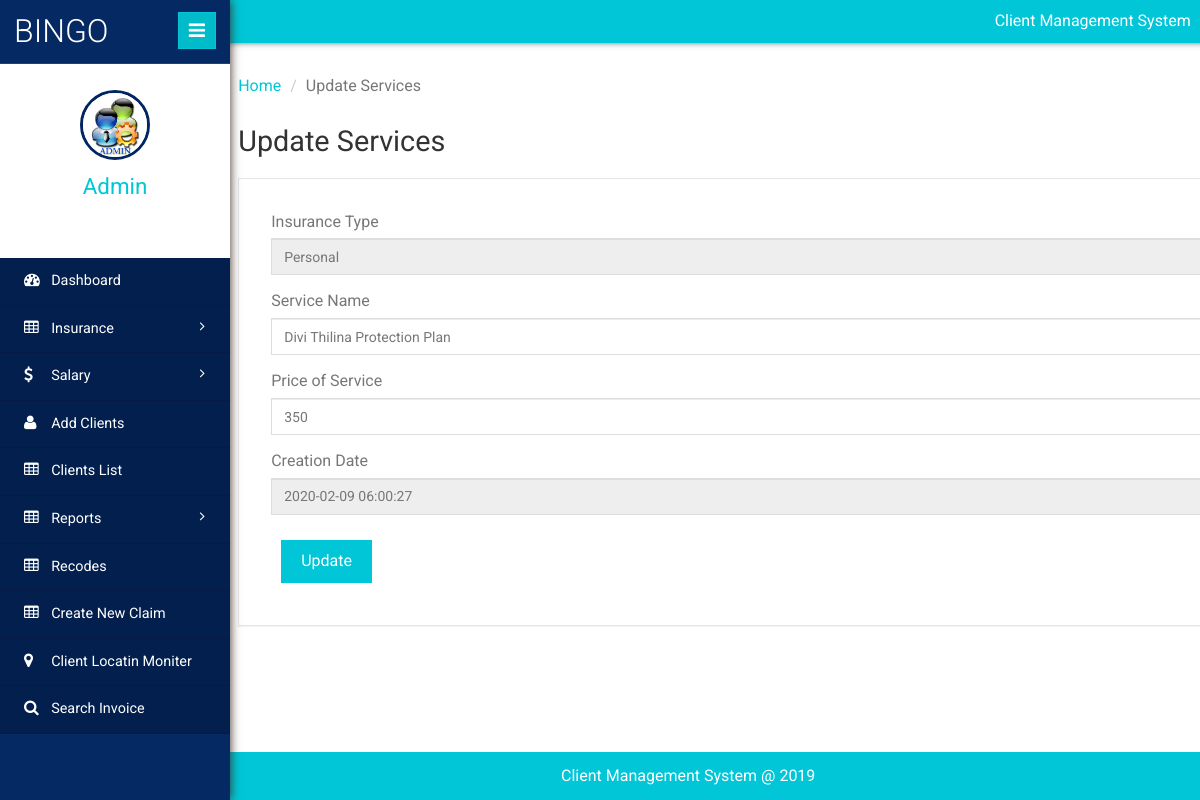
Page /admin/edit-services-details.php?editid=1 (signed in) on the committed database.
### tables this page shows
CREATE TABLE IF NOT EXISTS `tblservices` (
  `ID` int NOT NULL AUTO_INCREMENT,
  `ServiceType` varchar(250) DEFAULT NULL,
  `ServiceName` varchar(200) DEFAULT NULL,
  `ServicePrice` varchar(200) DEFAULT NULL,
  `CreationDate` timestamp NULL DEFAULT CURRENT_TIMESTAMP,
  PRIMARY KEY (`ID`)
);

### admin/edit-services-details.php (the view, shortened to what this page needs)
<?php
include('includes/dbconnection.php');
if (strlen($_SESSION['clientmsaid']==0)) {
  header('location:logout.php');
  } else{
  ?>
<!DOCTYPE HTML>
<html>
<head>
	<link href="css/bootstrap.min.css" rel='stylesheet' type='text/css' />
	<link href="css/style.css" rel='stylesheet' type='text/css' />
	<link href="css/font-awesome.css" rel="stylesheet">
	<link rel="stylesheet" href="css/icon-font.min.css" type='text/css' />
</head>
<body>
<div class="page-container">
<div class="left-content">
<div class="inner-content">
<?php include_once('includes/header.php');?>
<div class="outter-wp">
<div class="sub-heard-part">
<ol class="breadcrumb m-b-0">
<li><a href="dashboard.php">Home</a></li>
<li class="active">Update Services</li>
</ol>
</div>
<div class="forms-main">
<h2 class="inner-tittle">Update Services </h2>
<div class="graph-form">
<div class="form-body">
<form method="post">
	<?php
$eid=$_GET['editid'];
$sql="SELECT * from tblservices where ID=:eid";
$query = $dbh -> prepare($sql);
$query->bindParam(':eid',$eid,PDO::PARAM_STR);
$query->execute();
$results=$query->fetchAll(PDO::FETCH_OBJ);
$cnt=1;
if($query->rowCount() > 0)
{
foreach($results as $row)
{               ?>
	<div class="form-group"> <label for="exampleInputEmail1">Insurance Type </label> <input type="text" name="sname" value="<?php echo $row->ServiceType;?>" class="form-control" required='true' readonly='true'> </div>
	<div class="form-group"> <label for="exampleInputEmail1">Service Name</label> <input type="text" name="sname" value="<?php echo $row->ServiceName;?>" class="form-control" required='true'> </div>
	<div class="form-group"> <label for="exampleInputEmail1">Price of Service</label> <input type="text" name="price" value="<?php echo $row->ServicePrice;?>" class="form-control" required='true'> </div>
	<div class="form-group"> <label for="exampleInputEmail1">Creation Date</label> <input type="text" name="" value="<?php echo $row->CreationDate;?>" readonly='true' class="form-control" required='true'> </div>
		<?php $cnt=$cnt+1;}} ?>
	 <button type="submit" class="btn btn-default" name="submit" id="submit">Update</button> </form>
</div>
</div>
</div>
</div>
<?php include_once('includes/footer.php');?>
</div>
</div>
<?php include_once('includes/sidebar.php');?>
</div>
</body>
</html>
<?php }  ?>

### admin/includes/sidebar.php (shortened to what this page needs)
 <div class="sidebar-menu">
    <header class="logo">
        <a href="#" class="sidebar-icon"> <span class="fa fa-bars"></span> </a> <a href="dashboard.php"> <span id="logo"> <h1>BINGO</h1></span>
        </a>
    </header>
    <div class="down">
        <?php
$aid=$_SESSION['clientmsaid'];
$sql="SELECT AdminName from  tbladmin where ID=:aid";
$query = $dbh -> prepare($sql);
$query->bindParam(':aid',$aid,PDO::PARAM_STR);
$query->execute();
$results=$query->fetchAll(PDO::FETCH_OBJ);
$cnt=1;
if($query->rowCount() > 0)
{
foreach($results as $row)
{               ?>
        <a href="dashboard.php"><img src="images/images.jpg" height="70" width="70"></a>
        <a href="dashboard.php"><span class=" name-caret"><?php  echo $row->AdminName;?></span></a>
        <?php $cnt=$cnt+1;}} ?>
        <ul>
            <li><a class="tooltips" href="admin-profile.php"><span>Profile</span><i class="lnr lnr-user"></i></a></li>
            <li><a class="tooltips" href="change-password.php"><span>Settings</span><i class="lnr lnr-cog"></i></a></li>
            <li><a class="tooltips" href="logout.php"><span>Log out</span><i class="lnr lnr-power-switch"></i></a></li>
        </ul>
    </div>
    <div class="menu">
        <ul id="menu" >
            <li><a href="dashboard.php"><i class="fa fa-tachometer"></i> <span>Dashboard</span></a></li>
            <li id="menu-academico" ><a href="#"><i class="fa fa-table"></i> <span>Insurance</span> <span class="fa fa-angle-right" style="float: right"></span></a>
            </li>
            <li id="menu-academico" ><a href="#"><i class="fa fa-usd"></i> <span>Salary</span> <span class="fa fa-angle-right" style="float: right"></span></a>
            </li>
            <li><a href="add-client.php"><i class="fa fa-user"></i> <span>Add Clients</span></a></li>
            <li><a href="manage-client.php"><i class="fa fa-table"></i> <span>Clients List</span></a></li>
            <li id="menu-academico" ><a href="#"><i class="fa fa-table"></i> <span> Reports</span> <span class="fa fa-angle-right" style="float: right"></span></a>
            </li>
            <li><a href="services-details.php"><i class="fa fa-table"></i> <span>Recodes</span></a></li>
            <li><a href="add-claim.php"><i class="fa fa-table"></i> <span>Create New Claim</span></a></li>
            <li><a href="client-location.php"><i class="fa fa-map-marker"></i> <span>Client Locatin Moniter</span></a></li>
            <li><a href="search-invoices.php"><i class="fa fa-search"></i> <span>Search Invoice</span></a></li>
        </ul>
    </div>
</div>

### rows in the picture
tblservices: sname "Personal", sname "Divi Thilina Protection Plan", price "350", CreationDate "2020-02-09 06:00:27"

### other values in the picture
$row->AdminName "Admin"
